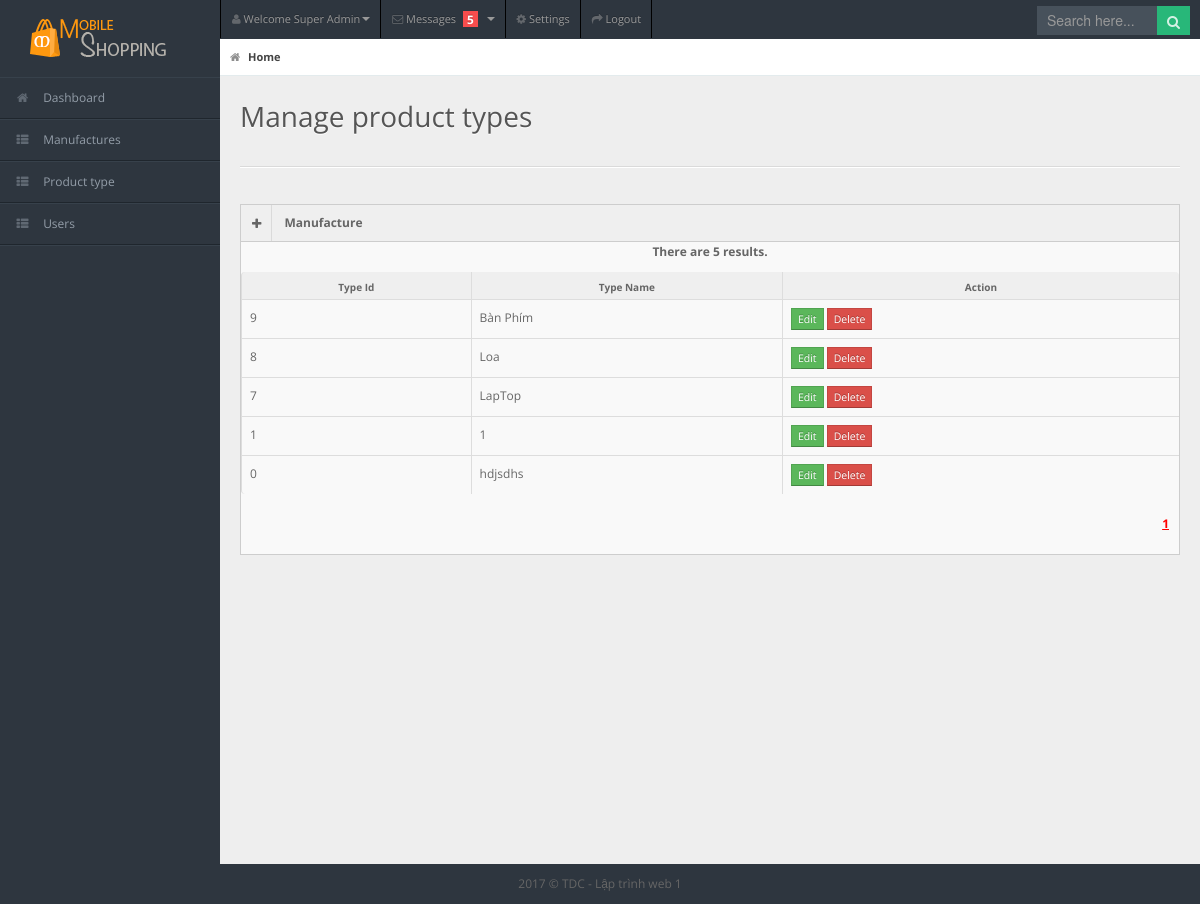
The page /mobile/fonts/admin/protypes.php on the database its author committed.
### tables this page shows
CREATE TABLE IF NOT EXISTS `protypes` (
  `type_id` int(11) NOT NULL,
  `type_name` varchar(50) NOT NULL,
  PRIMARY KEY (`type_id`)
);

### mobile/fonts/admin/protypes.php (the view, shortened to what this page needs)
<!DOCTYPE html>
<html lang="en">
<?php
require "models/db.php";
require "models/protype.php";
?>
<head>
    <link rel="stylesheet" href="css/bootstrap.min.css" />
    <link rel="stylesheet" href="css/bootstrap-responsive.min.css" />
    <link rel="stylesheet" href="css/uniform.css" />
    <link rel="stylesheet" href="css/select2.css" />
    <link rel="stylesheet" href="css/matrix-style.css" />
    <link rel="stylesheet" href="css/matrix-media.css" />
    <link href="font-awesome/css/font-awesome.css" rel="stylesheet" />
</head>
<body>
    <div id="header">
        <h1><a href="http://localhost:8888/dienthoai/"><img src="../images/logo.png" alt=""></a></h1>
    </div>
    <div id="user-nav" class="navbar navbar-inverse">
        <ul class="nav">
            <li class="dropdown" id="profile-messages"><a title="" href="#" data-toggle="dropdown"
                    data-target="#profile-messages" class="dropdown-toggle"><i class="icon icon-user"></i> <span
                        class="text">Welcome Super Admin</span><b class="caret"></b></a>
            </li>
            <li class="dropdown" id="menu-messages"><a href="#" data-toggle="dropdown" data-target="#menu-messages"
                    class="dropdown-toggle"><i class="icon icon-envelope"></i> <span class="text">Messages</span> <span
                        class="label label-important">5</span> <b class="caret"></b></a>
            </li>
            <li class=""><a title="" href="#"><i class="icon icon-cog"></i> <span class="text">Settings</span></a></li>
            <li class=""><a title="" href="logout.php"><i class="icon icon-share-alt"></i> <span
                        class="text">Logout</span></a></li>
        </ul>
    </div>
    <div id="search">
        <input type="text" placeholder="Search here..." />
        <button type="submit" class="tip-bottom" title="Search"><i class="icon-search icon-white"></i></button>
    </div>
    <div id="sidebar"> <a href="#" class="visible-phone"><i class="icon icon-th"></i>Tables</a>
        <ul>
            <li><a href="index.php"><i class="icon icon-home"></i> <span>Dashboard</span></a> </li>
            <li> <a href="manufactures.php"><i class="icon icon-th-list"></i> <span>Manufactures</span></a></li>
            <li> <a href="protypes.php"><i class="icon icon-th-list"></i> <span>Product type</span></a></li>
            <li> <a href="users.php"><i class="icon icon-th-list"></i> <span>Users</span></a></li>
        </ul>
    </div>
    <div id="content">
        <div id="content-header">
            <div id="breadcrumb"> <a href="index.php" title="Go to Home" class="tip-bottom current"><i
                        class="icon-home"></i> Home</a></div>
            <h1>Manage product types</h1>
        </div>
        <div class="container-fluid">
            <hr>
            <div class="row-fluid">
                <div class="span12">
                    <div class="widget-box">
                        <div class="widget-title"> <span class="icon"><a href="form.php?functionType=protypes"> <i class="icon-plus"></i>
                                </a></span>
                            <h5>Manufacture</h5>
                        </div>
                        <div class="widget-content nopadding">
                            <table class="table table-bordered table-striped">
                                <thead>
                                    <tr>
                                        <th>Type Id</th>
                                        <th>Type Name</th>
                                        <th>Action</th>
                                    </tr>
                                </thead>
                                <tbody>
                                    <?php
                                        $page = 1;
                                        $resultsPerPage = 5;
                                        $totalResults = count(Protype::getAllProtypes());
                                        $list_of_protypes = Protype::getAllProtypes_andCreatePagination($page, $resultsPerPage);
                                        echo "<p style=\"text-align:center;\"><b>There are $totalResults results.</b></p>";
                                        foreach ($list_of_protypes as $key => $value) {
                                    ?>
                                    <tr class="">
                                        <td><?php echo $value['type_id']; ?></td>
                                        <td><?php echo $value['type_name']; ?></td>
                                        <td>
                                            <a href="form_update.php?functionType=protypes&type_id=<?php echo $value['type_id']; ?>" class="btn btn-success btn-mini">Edit</a>
                                            <a href="delete_protype.php?type_id=<?php echo $value['type_id']; ?>" class="btn btn-danger btn-mini">Delete</a>
                                        </td>
                                    </tr>
                                    <?php
                                        }
                                    ?>
                                </tbody>
                            </table>
                            <div class="row" style="margin-left: 18px;">
                                <ul class="pagination">
                                    <?php
                                        echo Protype::paginate("protypes.php?", $page, $totalResults, $resultsPerPage, 1);
                                    ?>
                                </ul>
                            </div>
                        </div>
                    </div>
                </div>
            </div>
        </div>
    </div>
    <div class="row-fluid">
        <div id="footer" class="span12"> 2017 &copy; TDC - Lập trình web 1</div>
    </div>
</body>
</html>

### mobile/fonts/admin/protypes.php (style rules this page uses)
ul.pagination { list-style: none; float: right; }

### rows shown on the page
protypes: type_id "9", type_name "Bàn Phím"
protypes: type_id "8", type_name "Loa"
protypes: type_id "7", type_name "LapTop"
protypes: type_id "1", type_name "1"
protypes: type_id "0", type_name "hdjsdhs"

### other values the page prints
$totalResults "5"
